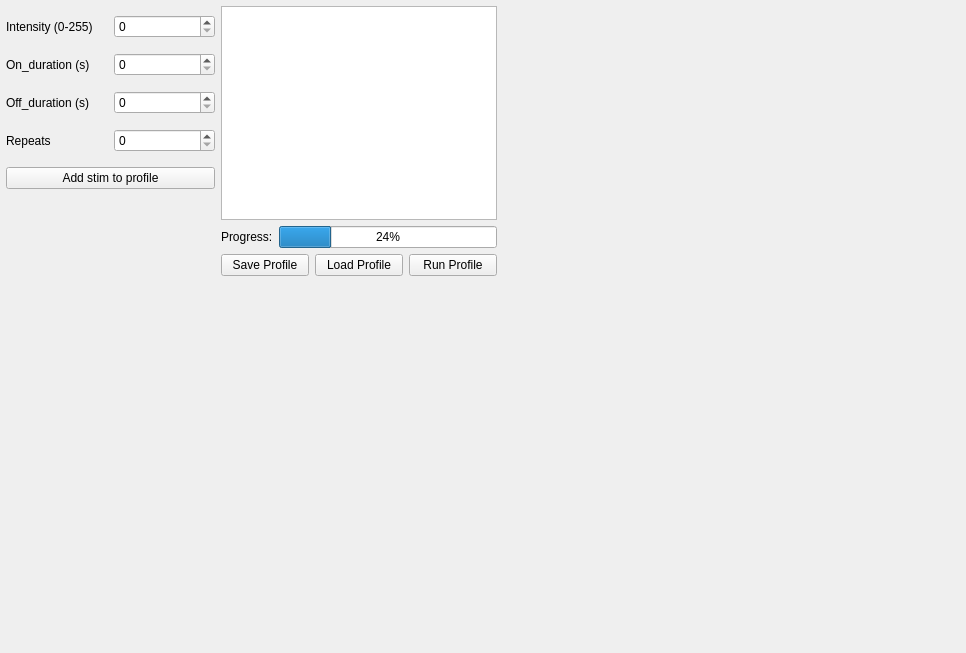
<?xml version="1.0" encoding="UTF-8"?>
<ui version="4.0">
 <class>DockWidget</class>
 <widget class="QDockWidget" name="DockWidget">
  <property name="geometry">
   <rect>
    <x>0</x>
    <y>0</y>
    <width>966</width>
    <height>653</height>
   </rect>
  </property>
  <property name="windowTitle">
   <string>Doc&amp;kWidget</string>
  </property>
  <widget class="QWidget" name="dockWidgetContents">
   <widget class="QWidget" name="layoutWidget">
    <property name="geometry">
     <rect>
      <x>6</x>
      <y>6</y>
      <width>209</width>
      <height>196</height>
     </rect>
    </property>
    <layout class="QVBoxLayout" name="verticalLayout">
     <item>
      <layout class="QHBoxLayout" name="horizontalLayout_3">
       <item>
        <widget class="QLabel" name="label_3">
         <property name="text">
          <string>Intensity (0-255)</string>
         </property>
        </widget>
       </item>
       <item>
        <widget class="QSpinBox" name="spinBox_intensity">
         <property name="maximum">
          <number>255</number>
         </property>
        </widget>
       </item>
      </layout>
     </item>
     <item>
      <layout class="QHBoxLayout" name="horizontalLayout">
       <item>
        <widget class="QLabel" name="label">
         <property name="text">
          <string>On_duration (s)</string>
         </property>
        </widget>
       </item>
       <item>
        <widget class="QSpinBox" name="spinBox_on_duration">
         <property name="maximum">
          <number>999999999</number>
         </property>
        </widget>
       </item>
      </layout>
     </item>
     <item>
      <layout class="QHBoxLayout" name="horizontalLayout_2">
       <item>
        <widget class="QLabel" name="label_2">
         <property name="text">
          <string>Off_duration (s)</string>
         </property>
        </widget>
       </item>
       <item>
        <widget class="QSpinBox" name="spinBox_off_duration">
         <property name="maximum">
          <number>999999999</number>
         </property>
        </widget>
       </item>
      </layout>
     </item>
     <item>
      <layout class="QHBoxLayout" name="horizontalLayout_4">
       <item>
        <widget class="QLabel" name="label_4">
         <property name="text">
          <string>Repeats</string>
         </property>
        </widget>
       </item>
       <item>
        <widget class="QSpinBox" name="spinBox_repeats"/>
       </item>
      </layout>
     </item>
     <item>
      <widget class="QPushButton" name="button_add_stim">
       <property name="text">
        <string>Add stim to profile</string>
       </property>
      </widget>
     </item>
    </layout>
   </widget>
   <widget class="QWidget" name="layoutWidget_2">
    <property name="geometry">
     <rect>
      <x>221</x>
      <y>6</y>
      <width>276</width>
      <height>270</height>
     </rect>
    </property>
    <layout class="QVBoxLayout" name="verticalLayout_2">
     <item>
      <widget class="QTableView" name="tableView"/>
     </item>
     <item>
      <layout class="QHBoxLayout" name="horizontalLayout_6">
       <item>
        <widget class="QLabel" name="label_progress">
         <property name="text">
          <string>Progress:</string>
         </property>
        </widget>
       </item>
       <item>
        <widget class="QProgressBar" name="progressBar">
         <property name="value">
          <number>24</number>
         </property>
        </widget>
       </item>
      </layout>
     </item>
     <item>
      <layout class="QHBoxLayout" name="horizontalLayout_5">
       <item>
        <widget class="QPushButton" name="button_save_profile">
         <property name="text">
          <string>Save Profile</string>
         </property>
        </widget>
       </item>
       <item>
        <widget class="QPushButton" name="button_load_profile">
         <property name="text">
          <string>Load Profile</string>
         </property>
        </widget>
       </item>
       <item>
        <widget class="QPushButton" name="button_run">
         <property name="text">
          <string>Run Profile</string>
         </property>
        </widget>
       </item>
      </layout>
     </item>
    </layout>
   </widget>
  </widget>
 </widget>
 <resources/>
 <connections/>
</ui>
